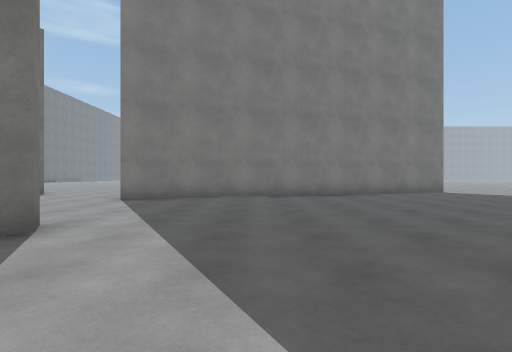
[1] (above)

24 first-person views from a walk through a Unity game level. The camera is 1.2 m above the floor, looks level and sees 85° across. The floor is counted in squares, 2 m on a side. Each view is taken from the middle of a square. On the plan, view 1 faces up. The plan holds only what a view shows up to about 9 squares ahead; the rest is blank. The place goes on beyond the plan. The player is left out. Surface patterns are stand-ins for the level's own textures.

[2]
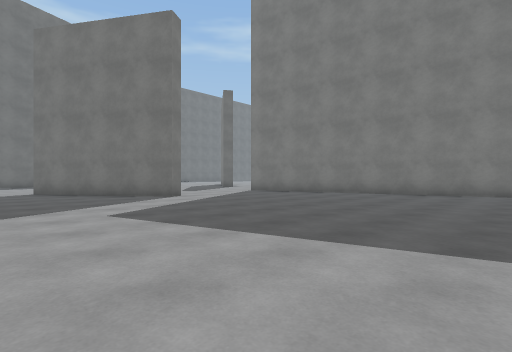

[3]
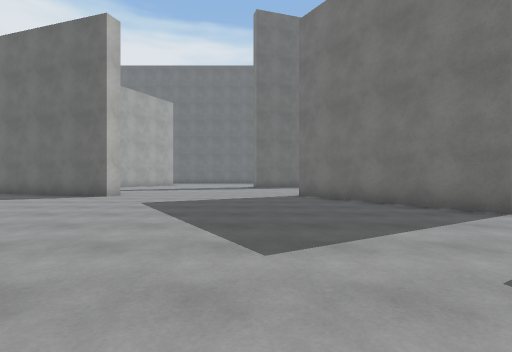

[4]
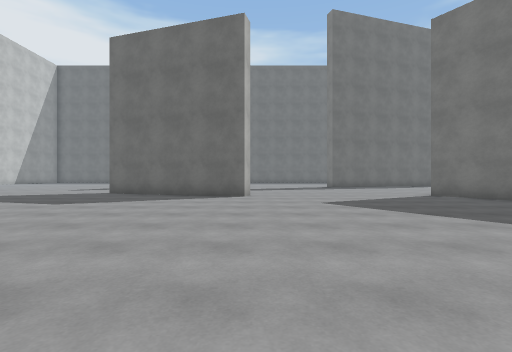

[5]
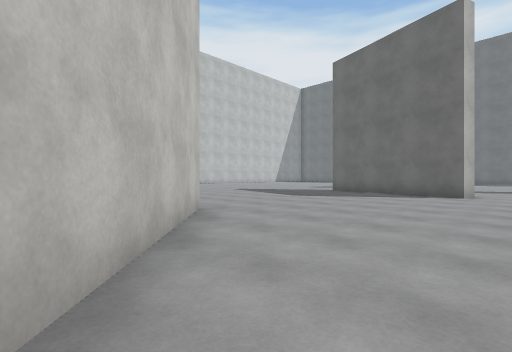

[6]
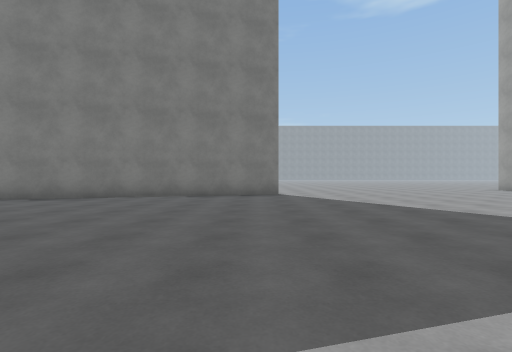

[7]
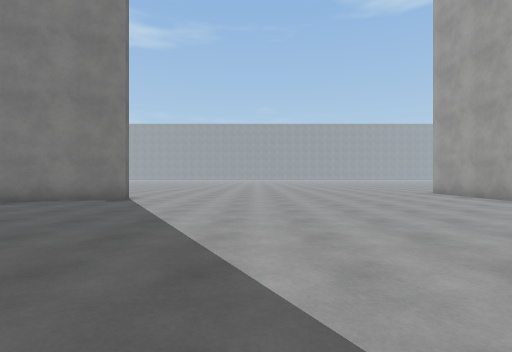

[8]
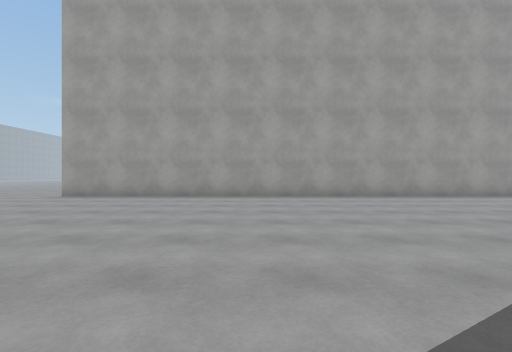

[9]
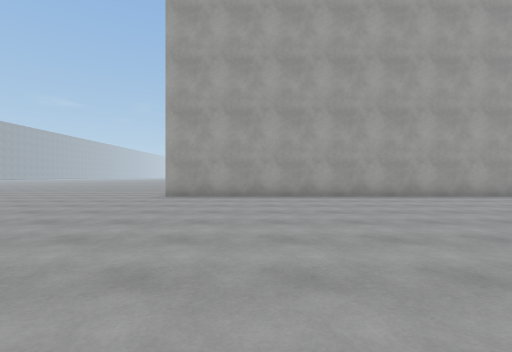

[10]
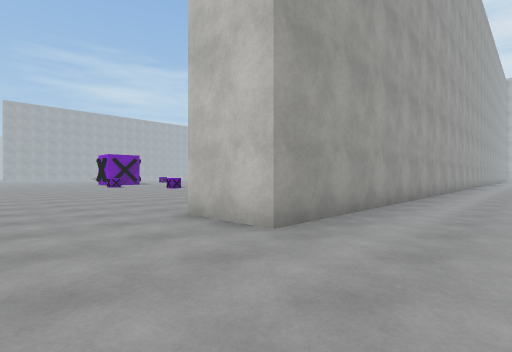

[11]
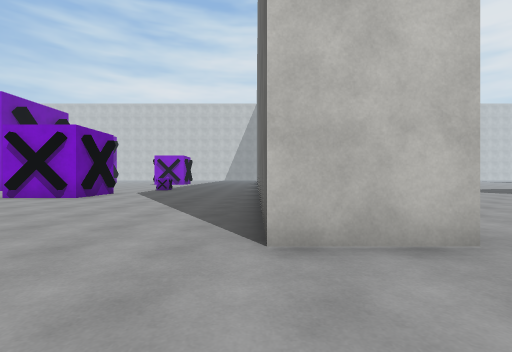

[12]
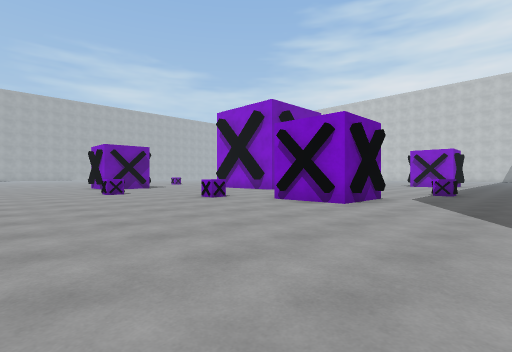

[13]
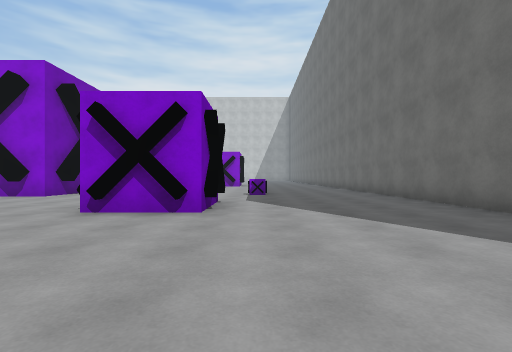

[14]
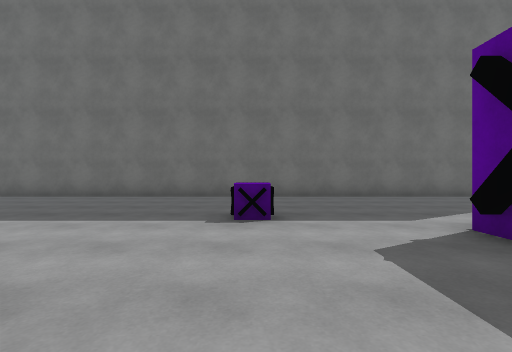

[15]
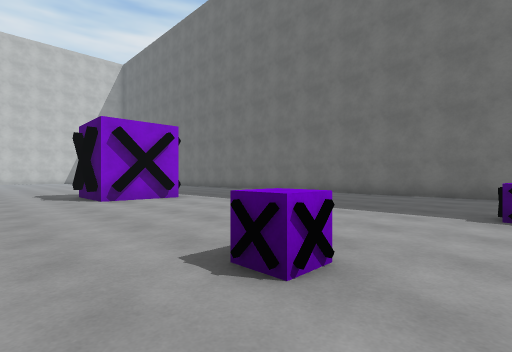

[16]
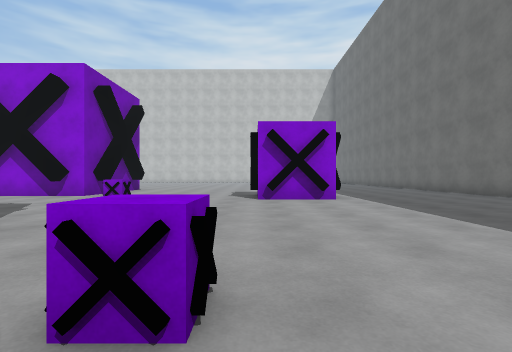

[17]
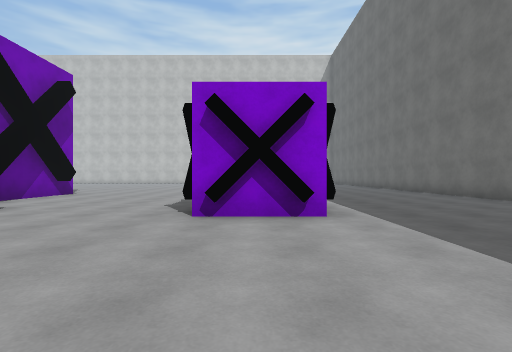

[18]
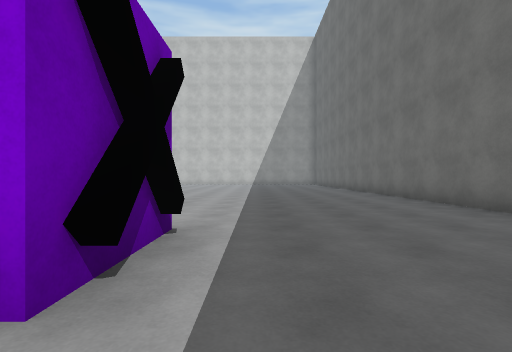

[19]
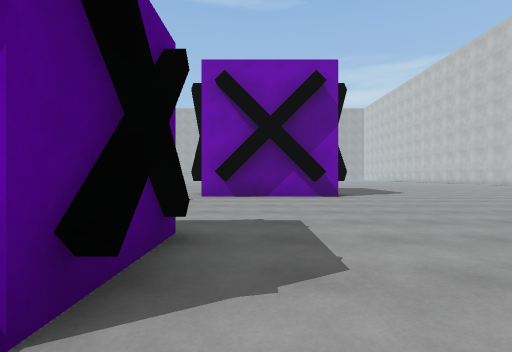

[20]
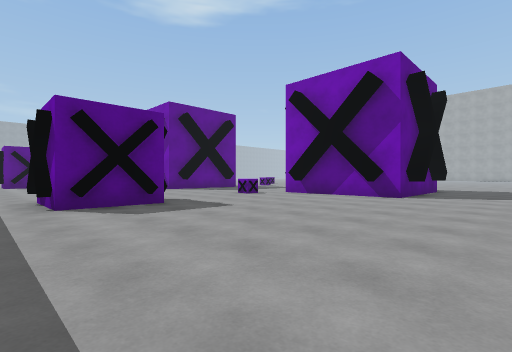

[21]
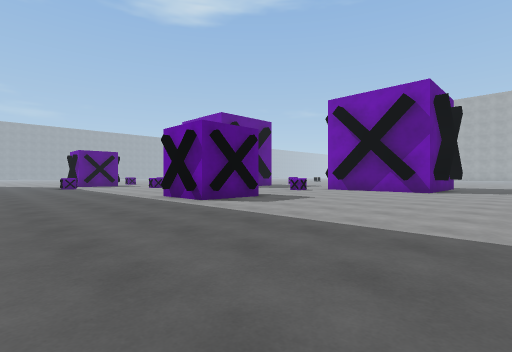

[22]
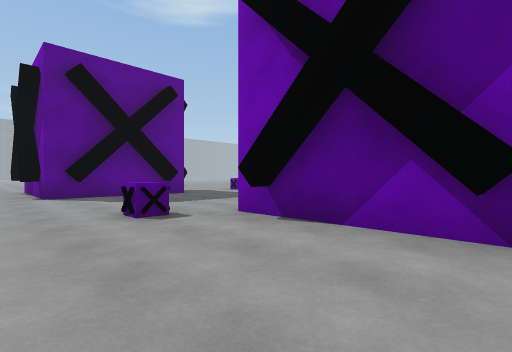

[23]
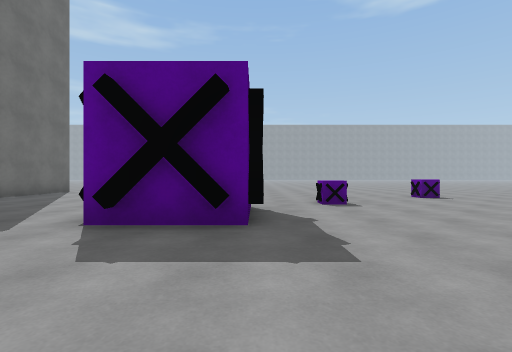

[24]
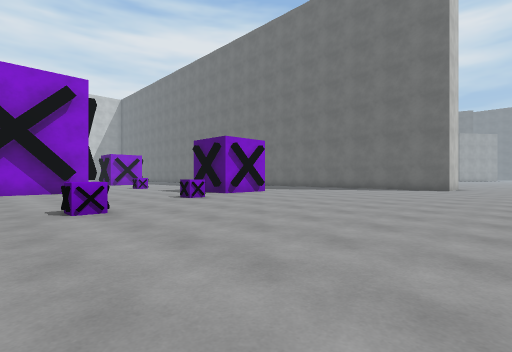

### Floor plan
Points are (right, up) in squares from view 1. A wall is a line through its corners. A room is listed if a view was taken in it or the views show most of it. See-through windows are left out.
Room 1 (views 1, 2, 3, 4, 5, 6, 7, 8, 9, 10)
walls: (-2.7, 3.5) (-2.3, 3) (-6.5, 0.3); (6.8, 10) (-3.5, 7.2); (0, -8.5) (2.9, -5.2); (16.1, -0.5) (16.1, 12.6); (-6.7, -5.2) (-6.1, -5.3) (-7, -8.2)
ways out: opening at (15, 14) to room 2
Room 2 (views 11, 12, 13, 14, 15, 16, 17, 18, 19, 20, 21, 22, 23, 24)
walls: (24.8, 5.2) (23.9, 5.2); (25, 5.4) (22.9, 5.4) (22.9, 7.6) (24.8, 7.6); (22.7, 5.6) (22.7, 7.2); (27.8, 2.8) (27.8, 3.4); (28.2, 3) (28.2, 3.8) (30.6, 3.8); (28.6, 4.2) (29.4, 4.2); (22.9, 7.4) (25, 7.4); (24.9, -3.9) (24.9, -6.4) (22.9, -6.4) (22.9, -3.9) (25.1, -3.9) (25.1, -5.9); (29.4, -0.6) (28.6, -0.6); (22.9, -4.1) (25.1, -4.1); (31, -0.2) (28.2, -0.2) (28.2, 0.4); (22.7, -6) (22.7, -4.4); (24.9, -6.2) (22.9, -6.2); (30.6, -5) (31.2, -5); (29.8, -6.5) (29.8, -5.9); (29.8, -9) (29.8, -8.2); (16.1, 12.6) (17.9, 12.6) (17.9, -12); (31.5, -9.4) (30.2, -9.4) (30.2, -5.4) (31.5, -5.4); (31.2, -9.8) (30.6, -9.8)
low walls: (25.2, 1.5) (25.2, 2) (25.7, 2) (25.7, 1.5); (21.6, 3.2) (22.2, 3.2) (22.2, 2.6); (28.2, 0.5) (28.2, 2.4); (26.4, 7.8) (26.4, 8.4) (26.9, 8.4) (26.9, 7.8) (26.4, 7.8); (29.1, -5) (28.6, -5) (28.6, -4.5) (29.1, -4.5); (29.5, 9.6) (29.5, 10.1) (30, 10.1) (30, 9.6) (29.5, 9.6)
ways out: opening at (15, 14) to room 1

Positions as (right, up) in squares from view 1, and headings:
1: (0, 0), facing up
2: (5, -1), facing up-left
3: (2, -1), facing left
4: (2, -5), facing left
5: (3, -4), facing down-left
6: (6, 1), facing up
7: (10, 3), facing up
8: (8, 7), facing right
9: (8, 10), facing right
10: (14, 15), facing down-right
11: (18, 15), facing down
12: (20, 13), facing down-right
13: (22, 12), facing down
14: (26, 3), facing left
15: (27, 3), facing down-left
16: (25, 3), facing down
17: (24, 0), facing down
18: (22, -3), facing down
19: (22, -7), facing right
20: (22, -12), facing up-right
21: (19, -12), facing up-right
22: (27, -9), facing up-right
23: (25, 2), facing up
24: (31, 15), facing down-left
